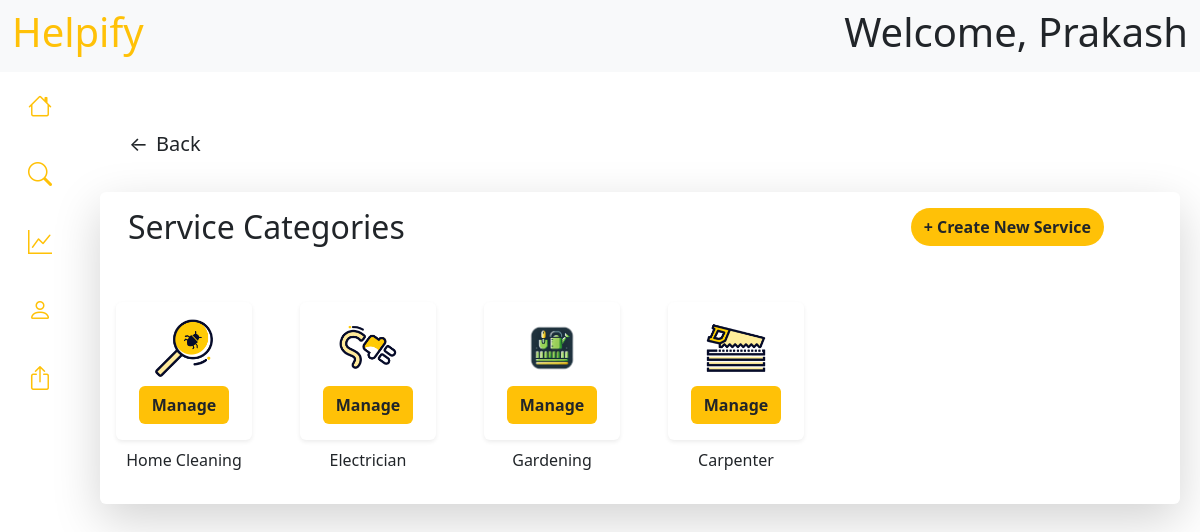
Screenshot of /dashboard/service-categories (signed in) with the database file from the repository.
### backend/models.py (models this page shows, shortened)
class User(db.Model, UserMixin):
    __tablename__ = "customer"
    id = db.Column(db.Integer, primary_key=True, autoincrement=True)
    name = db.Column(db.String, unique=True)
    address = db.Column(db.String)
    city = db.Column(db.String)
    email = db.Column(db.String, unique=True)
    password = db.Column(db.String)
    phone = db.Column(db.String)
    status=db.Column(db.String)
    sent_booking = db.relationship("Booking", backref="customer")

class ServiceCategory(db.Model):
    __tablename__ = "category"
    id = db.Column(db.Integer, primary_key=True, autoincrement=True)
    name = db.Column(db.String, unique=True)
    base_price = db.Column(db.Integer)
    tags = db.Column(db.String)
    img_url = db.Column(db.String, unique=True)
    service_plans = db.relationship("ServicePlan", backref="category")
    professionals = db.relationship("Professional", backref="category",cascade="all, delete-orphan")

### backend/routes.py (the view, shortened to what this page needs)
@app.route("/dashboard/service-categories", methods=["GET", "POST"])
@login_required
def admin_services():
    if request.method=="GET" and len(request.args)==0:
        categories=ServiceCategory.query.all()
        return render_template("/Admin/services.html",cu=current_user,categories=categories)
    elif request.method=="GET" and request.args.get("intent")=="delete":
        id=request.args.get("catid")
        categori=ServiceCategory.query.filter_by(id=id).first()
        db.session.delete(categori)
        db.session.commit()
        return redirect("/dashboard/service-categories")

### templates/Admin/services.html (shortened to what this page needs)
{% extends "/Admin/base.html" %}
{% block content %}
    <main class="flex-grow-1" style="margin-left: 80px; padding: 20px;">
        <div class="pt-4">
            <div class="container mt-1">
                <button class="btn btn-outline-white btn-lg d-flex align-items-center gap-2 shadow-none" onclick="history.back()">
                    <span>&larr;</span> Back
                </button>
            </div>
            <div class="card card-body mb-4 shadow-lg border-0 mt-4">
                <div class="row g-5">
                    <div class="row g-4">
                        <div class="col ms-4">
                            <h2>Service Categories</h2>
                        </div>
                        <div class="col text-end me-5">
                            <button  type="button" class="btn bg-warning rounded-pill fw-bold" data-bs-toggle="modal" data-bs-target="#New-Service">+ Create New Service</button>
                        </div>
                    </div>
                    {% for cat in categories%}
                    <div class="col-auto text-center">
                        <div class="card border-0 shadow-sm" style="width: 8.5rem;">
                            <div class="card-body d-flex flex-column justify-content-center align-items-center">
                                <img src="{{cat.img_url}}" class="img-fluid" alt="Sports" width="60" height="80" >
                                <button type="button" class="btn bg-warning fw-bold mt-2" data-bs-toggle="modal" data-bs-target="#manage-service-{{cat.id}}">Manage </button>
                                                                {% set tags = cat.tags.split(',') %}
                            </div>
                        </div>
                        <p class="mt-2">{{cat.name}}</p>
                    </div>
                    {% endfor %}
                </div>
            </div>
        </div>
    </main>
{% endblock %}

### templates/Admin/base.html (shortened to what this page needs)
<!DOCTYPE html>
<html lang="en">
<head>
    <link href="https://cdn.jsdelivr.net/npm/bootstrap@5.3.3/dist/css/bootstrap.min.css" rel="stylesheet">
    <link href="https://cdn.jsdelivr.net/npm/bootstrap-icons/font/bootstrap-icons.css" rel="stylesheet">
</head>
<body>
    <nav class="navbar bg-light navbar-light sticky-top">
        <div class="container-fluid">
            <div class="me-auto">
                <h2 class="display-6 text-warning">Helpify</h2>
            </div>
            <div class="ms-auto">
                <h2 class="display-6">Welcome, {{cu.name}}</h2>
            </div>
        </div>
    </nav>
    <div class="d-flex">
        <div class="vh-100 position-fixed" style="width: 80px;">
            <ul class="nav flex-column text-center">
                <li class="nav-item">
                    <a href="/dashboard" class="nav-link py-3 d-flex justify-content-center align-items-center position-relative"
                    data-bs-toggle="tooltip" data-bs-placement="right" title="Dashboard">
                        <i class="bi bi-house text-warning fs-4" ></i>
                    </a>
                </li>
                <li class="nav-item">
                    <a href="/dashboard/search" class="nav-link py-3 d-flex justify-content-center align-items-center position-relative"
                    data-bs-toggle="tooltip" data-bs-placement="right" title="Search">
                        <i class="bi bi-search text-warning fs-4"></i>
                    </a>
                </li>
                <li class="nav-item">
                    <a href="/dashboard/statistics" class="nav-link py-3 d-flex justify-content-center align-items-center position-relative"
                    data-bs-toggle="tooltip" data-bs-placement="right" title="Statistics">
                        <i class="bi bi-graph-up text-warning fs-4"></i>
                    </a>
                </li>
                <li class="nav-item ">
                    <a href="/dashboard/profile-setting" class="nav-link py-3 d-flex justify-content-center align-items-center  position-relative"
                    data-bs-toggle="tooltip" data-bs-placement="right" title="Profile">
                        <i class="bi bi-person text-warning fs-4"></i>
                    </a>
                </li>
                <li class="nav-item ">
                    <a href="/logout" class="nav-link py-3 d-flex justify-content-center align-items-center position-relative"
                    data-bs-toggle="tooltip" data-bs-placement="right" title="Grid">
                        <i class="bi bi-box-arrow-up text-warning fs-4"></i>
                    </a>
                </li>
            </ul>
        </div>
    {% block content %}
    {% endblock %}
    </div>
</body>
</html>

### rows the page displays
User: name "Prakash"
ServiceCategory: img_url (picture), name "Home Cleaning"
ServiceCategory: img_url (picture), name "Electrician"
ServiceCategory: img_url (picture), name "Gardening"
ServiceCategory: img_url (picture), name "Carpenter"
